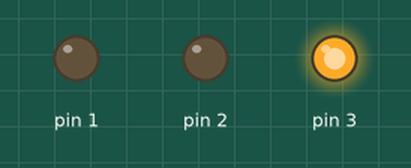
Simulated run of this sketch. Board: Arduino Uno, built with avr-gcc and run on an emulated ATmega328P. Parts: output pins drawn as LEDs (lit = HIGH).

Above: at 0.5 s.
At 1.5 s:
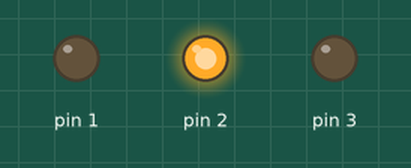
At 2.5 s:
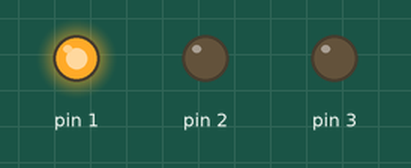
At 3.5 s:
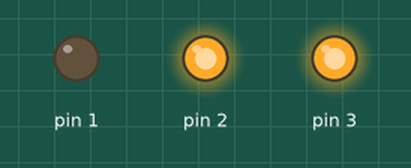
Timing chart, 0 to 5.2 s (numbered marks = the images above):
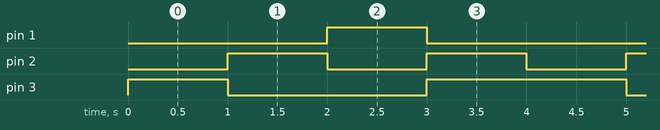

Measured:
- by itself, pin 1: alternates HIGH for 1.0 s and LOW for 3.0 s
- by itself, pin 2: alternates HIGH for 1.0 s and LOW for 1.0 s
- by itself, pin 3: repeats every 4.0 s: LOW 2.0 s, HIGH 2.0 s

The sketch:

Task_2_part_2_-_Eye.ino
```cpp
// C++ code
//
void setup()
{
  pinMode(3, OUTPUT);
  pinMode(2, OUTPUT);
  pinMode(1, OUTPUT);
}

void setColor(int red, int green, int blue)
{
  analogWrite(3, red);
  analogWrite(2, green);
  analogWrite(1, blue);
}

void forward()
{
  setColor(255,0,0);

}

void backward()
{

  setColor(0,255,0);

}

void right()
{
  setColor(0,0,255);

}

void left()
{
  setColor(255,255,0);

}

void loop()
{
  forward();

  delay(1000); // Wait for 1000 millisecond(s)

  backward();

  delay(1000); // Wait for 1000 millisecond(s)

  right();

  delay(1000); // Wait for 1000 millisecond(s)

  left();

  delay(1000); // Wait for 1000 millisecond(s)

}
```
